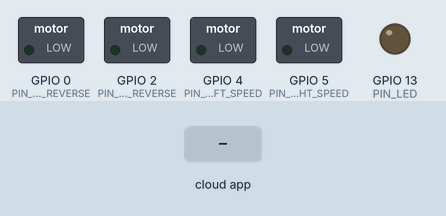
This sketch was run on a simulated ESP8266 (NodeMCU). Shown: switched loads named in the sketch (green lamp = pin HIGH), output pins drawn as LEDs (lit = HIGH). Inputs (shaded band) come from the test bench. The RemoteXY app is connected.

Above: at 1.2 s.
1.3 s: the phone or cloud app sets joystick_1_x to -100
At 2.4 s:
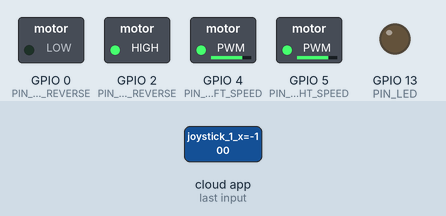
2.8 s: the phone or cloud app sets joystick_1_y to -100
At 3.5 s:
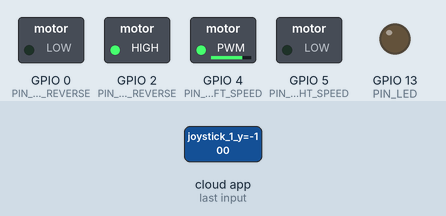
4.3 s: the phone or cloud app sets switch_1 to 1
At 4.6 s:
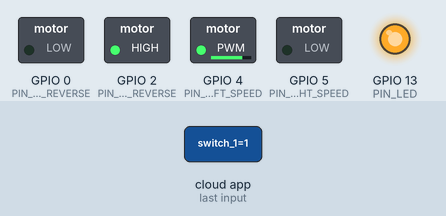
5.8 s: the phone or cloud app sets joystick_1_x to 0
At 7.0 s:
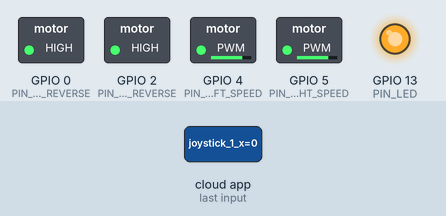
7.3 s: the phone or cloud app sets joystick_1_y to 0
At 8.1 s:
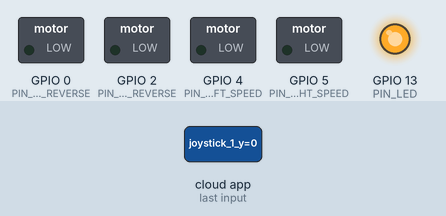
8.8 s: the phone or cloud app sets joystick_1_x to 100
At 9.3 s:
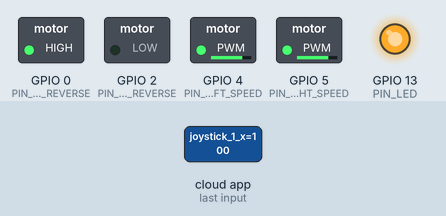
Timing chart, 0 to 11.3 s (numbered marks = the images above; inputs shaded):
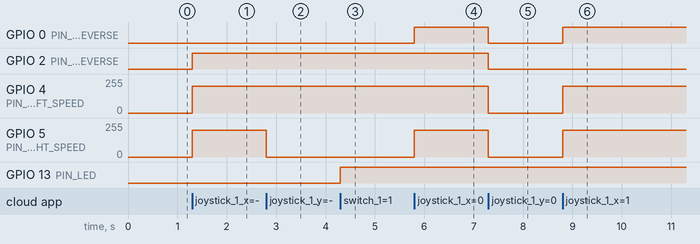

The sketch:

remotexy_2w.ino
```cpp
// (licence header left out)
//////////////////////////////////////////////
//        RemoteXY include library          //
//////////////////////////////////////////////

// RemoteXY select connection mode and include library
#define REMOTEXY_MODE__ESP8266WIFI_LIB_POINT
#include <ESP8266WiFi.h>

#include <RemoteXY.h>

// RemoteXY connection settings
#define REMOTEXY_WIFI_SSID "RemoteXY"
#define REMOTEXY_WIFI_PASSWORD "12345678"
#define REMOTEXY_SERVER_PORT 6377


// RemoteXY configurate
#pragma pack(push, 1)
/* RemoteXY configurate  */
unsigned char RemoteXY_CONF[] =
{ 3, 0, 23, 0, 1, 5, 5, 15, 41, 11
  , 43, 43, 1, 2, 0, 6, 5, 27, 11, 5
  , 79, 78, 0, 79, 70, 70, 0
};

/* this structure defines all the variables of your control interface */
struct {

  /* input variable */
  signed char joystick_1_x; /* =-100..100 x-coordinate joystick position */
  signed char joystick_1_y; /* =-100..100 y-coordinate joystick position */
  unsigned char switch_1; /* =1 if switch ON and =0 if OFF */

  /* other variable */
  unsigned char connect_flag;  /* =1 if wire connected, else =0 */

} RemoteXY;
#pragma pack(pop)

/////////////////////////////////////////////
//           END RemoteXY include          //
/////////////////////////////////////////////

/* defined the right motor control pins */
#define PIN_MOTOR_RIGHT_UP 7
#define PIN_MOTOR_RIGHT_DN 6
#define PIN_MOTOR_RIGHT_REVERSE 0
#define PIN_MOTOR_RIGHT_SPEED 5

/* defined the left motor control pins */
#define PIN_MOTOR_LEFT_UP 5
#define PIN_MOTOR_LEFT_DN 4
#define PIN_MOTOR_LEFT_REVERSE 2
#define PIN_MOTOR_LEFT_SPEED 4

//int PWMA=5;//Right side
//int PWMB=4;//Left side
//int DA=0;//Right reverse
//int DB=2;//Left reverse

/* defined the LED pin */
#define PIN_LED 13


/* defined two arrays with a list of pins for each motor */
unsigned char RightMotor[2] =
{PIN_MOTOR_RIGHT_REVERSE, PIN_MOTOR_RIGHT_SPEED};
unsigned char LeftMotor[2] =
{PIN_MOTOR_LEFT_REVERSE, PIN_MOTOR_LEFT_SPEED};

/*
   speed control of the motor
   motor - pointer to an array of pins
   v - motor speed can be set from -100 to 100
*/
void Wheel (unsigned char * motor, int v)
{
  if (v > 100) v = 100;
  if (v < -100) v = -100;
  if (v > -40 && v < 40) v = 0;
  if (v > 0) {
    //digitalWrite(motor[0], HIGH);
    //digitalWrite(motor[1], LOW);
    digitalWrite(motor[0], LOW);
    analogWrite(motor[1], v * (PWMRANGE / 125));
  }
  else if (v < 0) {
    //digitalWrite(motor[0], LOW);
    //digitalWrite(motor[1], HIGH);
    digitalWrite(motor[0], HIGH);
    analogWrite(motor[1], (-v) * (PWMRANGE / 125));
  }
  else {
    //digitalWrite(motor[0], LOW);
    //digitalWrite(motor[1], LOW);
    digitalWrite(motor[0], LOW);
    analogWrite(motor[1], 0);
  }
}

void setup()
{
  /* initialization pins */
  //  pinMode (PIN_MOTOR_RIGHT_UP, OUTPUT);
  //  pinMode (PIN_MOTOR_RIGHT_DN, OUTPUT);
  //  pinMode (PIN_MOTOR_LEFT_UP, OUTPUT);
  //  pinMode (PIN_MOTOR_LEFT_DN, OUTPUT);
  pinMode (PIN_MOTOR_RIGHT_REVERSE, OUTPUT);
  pinMode (PIN_MOTOR_LEFT_REVERSE, OUTPUT);
  pinMode (PIN_MOTOR_RIGHT_SPEED, OUTPUT);
  pinMode (PIN_MOTOR_LEFT_SPEED, OUTPUT);
  pinMode (PIN_LED, OUTPUT);

  /* initialization module RemoteXY */
  RemoteXY_Init ();

}

void loop()
{
  /* event handler module RemoteXY */
  RemoteXY_Handler ();

  /* manage LED pin */
  digitalWrite (PIN_LED, (RemoteXY.switch_1 == 0) ? LOW : HIGH);

  /* manage the right motor */
  Wheel (RightMotor, RemoteXY.joystick_1_y - RemoteXY.joystick_1_x);
  /* manage the left motor */
  Wheel (LeftMotor, RemoteXY.joystick_1_y + RemoteXY.joystick_1_x);
}
```

Measured:
- after the input at 1.3 s, GPIO 2 (PIN_MOTOR_LEFT_REVERSE): LOW → HIGH at once; GPIO 4 (PIN_MOTOR_LEFT_SPEED), GPIO 5 (PIN_MOTOR_RIGHT_SPEED): 0/255 → 199/255 at once
- after the input at 2.8 s, GPIO 5 (PIN_MOTOR_RIGHT_SPEED): 199/255 → 0/255 at once
- after the input at 4.3 s, GPIO 13 (PIN_LED): LOW → HIGH at once
- after the input at 5.8 s, GPIO 0 (PIN_MOTOR_RIGHT_REVERSE): LOW → HIGH at once; GPIO 5 (PIN_MOTOR_RIGHT_SPEED): 0/255 → 199/255 at once
- after the input at 7.3 s, GPIO 0 (PIN_MOTOR_RIGHT_REVERSE), GPIO 2 (PIN_MOTOR_LEFT_REVERSE): HIGH → LOW at once; GPIO 4 (PIN_MOTOR_LEFT_SPEED), GPIO 5 (PIN_MOTOR_RIGHT_SPEED): 199/255 → 0/255 at once
- after the input at 8.8 s, GPIO 0 (PIN_MOTOR_RIGHT_REVERSE): LOW → HIGH at once; GPIO 4 (PIN_MOTOR_LEFT_SPEED), GPIO 5 (PIN_MOTOR_RIGHT_SPEED): 0/255 → 199/255 at once
